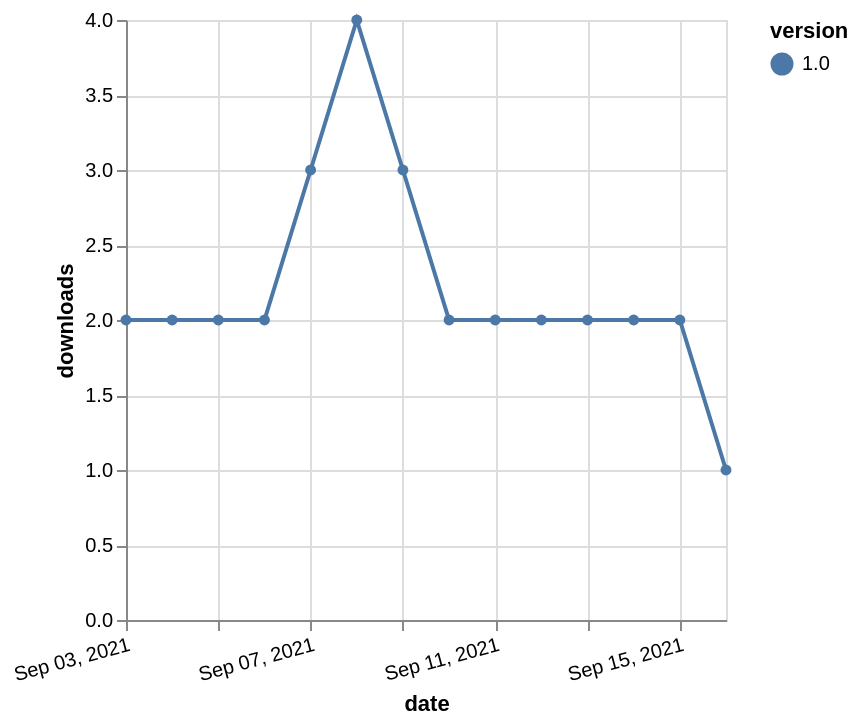

This figure's Vega-Lite source:
### Vega-Lite specification from a JSON file in a GitHub repository (floating-point values rounded to 4 significant figures)
{"$schema": "https://vega.github.io/schema/vega-lite/v5.json", "description": "A simple bar chart with embedded data.", "data": {"values": [{"date": "2021-09-03", "total": 2401, "delta": 2, "version": "1.0"}, {"date": "2021-09-04", "total": 2403, "delta": 2, "version": "1.0"}, {"date": "2021-09-05", "total": 2405, "delta": 2, "version": "1.0"}, {"date": "2021-09-06", "total": 2407, "delta": 2, "version": "1.0"}, {"date": "2021-09-07", "total": 2410, "delta": 3, "version": "1.0"}, {"date": "2021-09-08", "total": 2414, "delta": 4, "version": "1.0"}, {"date": "2021-09-09", "total": 2417, "delta": 3, "version": "1.0"}, {"date": "2021-09-10", "total": 2419, "delta": 2, "version": "1.0"}, {"date": "2021-09-11", "total": 2421, "delta": 2, "version": "1.0"}, {"date": "2021-09-12", "total": 2423, "delta": 2, "version": "1.0"}, {"date": "2021-09-13", "total": 2425, "delta": 2, "version": "1.0"}, {"date": "2021-09-14", "total": 2427, "delta": 2, "version": "1.0"}, {"date": "2021-09-15", "total": 2429, "delta": 2, "version": "1.0"}, {"date": "2021-09-16", "total": 2430, "delta": 1, "version": "1.0"}]}, "width": "container", "mark": {"type": "line", "point": {"filled": true}}, "encoding": {"x": {"field": "date", "type": "temporal", "timeUnit": "yearmonthdate", "title": "date", "axis": {"labelAngle": -15}}, "y": {"field": "delta", "type": "quantitative", "title": "downloads"}, "color": {"field": "version", "type": "nominal"}, "tooltip": {"field": "delta"}}}
